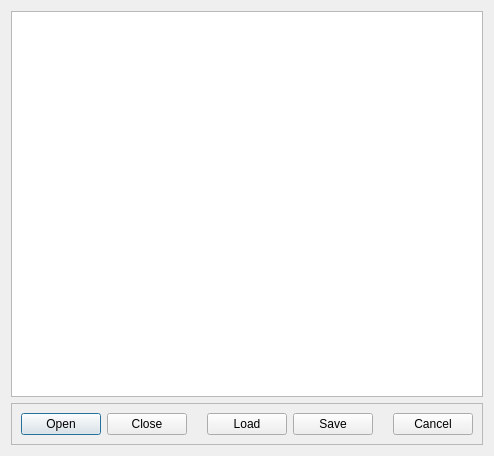
<?xml version="1.0" encoding="UTF-8"?>
<ui version="4.0">
 <class>CodeGenerationDialog</class>
 <widget class="QDialog" name="CodeGenerationDialog">
  <property name="geometry">
   <rect>
    <x>0</x>
    <y>0</y>
    <width>494</width>
    <height>456</height>
   </rect>
  </property>
  <property name="windowTitle">
   <string>Code Generation</string>
  </property>
  <layout class="QVBoxLayout" name="verticalLayout">
   <item>
    <widget class="QPlainTextEdit" name="plainTextEdit"/>
   </item>
   <item>
    <widget class="QFrame" name="frame">
     <property name="frameShape">
      <enum>QFrame::StyledPanel</enum>
     </property>
     <property name="frameShadow">
      <enum>QFrame::Raised</enum>
     </property>
     <layout class="QHBoxLayout" name="horizontalLayout">
      <item>
       <widget class="QPushButton" name="pushButtonOpen">
        <property name="text">
         <string>Open</string>
        </property>
       </widget>
      </item>
      <item>
       <widget class="QPushButton" name="pushButtonClose">
        <property name="text">
         <string>Close</string>
        </property>
       </widget>
      </item>
      <item>
       <spacer name="horizontalSpacer_2">
        <property name="orientation">
         <enum>Qt::Horizontal</enum>
        </property>
        <property name="sizeHint" stdset="0">
         <size>
          <width>40</width>
          <height>20</height>
         </size>
        </property>
       </spacer>
      </item>
      <item>
       <widget class="QPushButton" name="pushButtonLoad">
        <property name="text">
         <string>Load</string>
        </property>
       </widget>
      </item>
      <item>
       <widget class="QPushButton" name="pushButtonSave">
        <property name="text">
         <string>Save</string>
        </property>
       </widget>
      </item>
      <item>
       <spacer name="horizontalSpacer">
        <property name="orientation">
         <enum>Qt::Horizontal</enum>
        </property>
        <property name="sizeHint" stdset="0">
         <size>
          <width>40</width>
          <height>20</height>
         </size>
        </property>
       </spacer>
      </item>
      <item>
       <widget class="QPushButton" name="pushButtonCancel">
        <property name="text">
         <string>Cancel</string>
        </property>
       </widget>
      </item>
     </layout>
    </widget>
   </item>
  </layout>
 </widget>
 <resources/>
 <connections>
  <connection>
   <sender>pushButtonCancel</sender>
   <signal>clicked()</signal>
   <receiver>CodeGenerationDialog</receiver>
   <slot>reject()</slot>
   <hints>
    <hint type="sourcelabel">
     <x>434</x>
     <y>422</y>
    </hint>
    <hint type="destinationlabel">
     <x>246</x>
     <y>227</y>
    </hint>
   </hints>
  </connection>
  <connection>
   <sender>pushButtonLoad</sender>
   <signal>clicked()</signal>
   <receiver>CodeGenerationDialog</receiver>
   <slot>accept()</slot>
   <hints>
    <hint type="sourcelabel">
     <x>54</x>
     <y>422</y>
    </hint>
    <hint type="destinationlabel">
     <x>246</x>
     <y>227</y>
    </hint>
   </hints>
  </connection>
  <connection>
   <sender>pushButtonOpen</sender>
   <signal>clicked()</signal>
   <receiver>CodeGenerationDialog</receiver>
   <slot>open()</slot>
   <hints>
    <hint type="sourcelabel">
     <x>130</x>
     <y>422</y>
    </hint>
    <hint type="destinationlabel">
     <x>246</x>
     <y>227</y>
    </hint>
   </hints>
  </connection>
  <connection>
   <sender>pushButtonSave</sender>
   <signal>clicked()</signal>
   <receiver>CodeGenerationDialog</receiver>
   <slot>save()</slot>
   <hints>
    <hint type="sourcelabel">
     <x>280</x>
     <y>422</y>
    </hint>
    <hint type="destinationlabel">
     <x>246</x>
     <y>227</y>
    </hint>
   </hints>
  </connection>
  <connection>
   <sender>pushButtonClose</sender>
   <signal>clicked()</signal>
   <receiver>CodeGenerationDialog</receiver>
   <slot>accept()</slot>
   <hints>
    <hint type="sourcelabel">
     <x>134</x>
     <y>422</y>
    </hint>
    <hint type="destinationlabel">
     <x>246</x>
     <y>227</y>
    </hint>
   </hints>
  </connection>
 </connections>
 <slots>
  <slot>save()</slot>
 </slots>
</ui>
